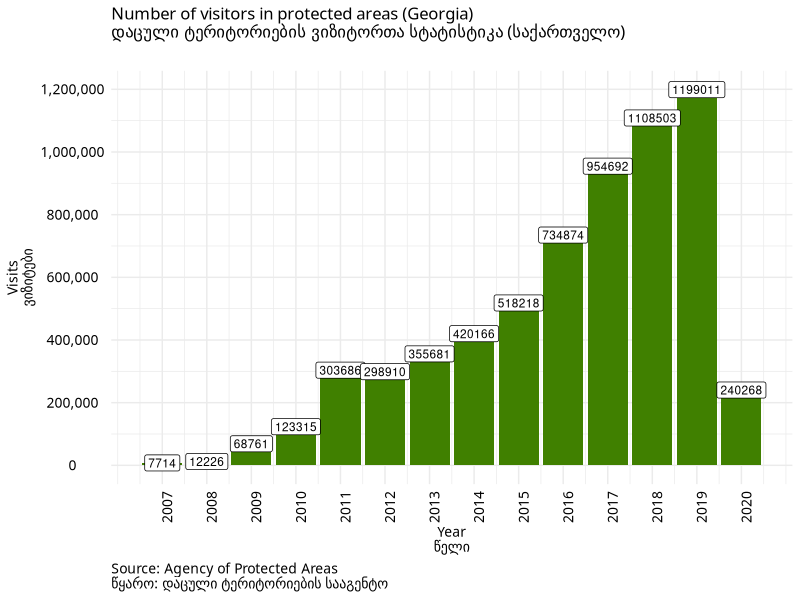

Generate this figure with R: (Note: this script raises an error after producing the figure.)
rm(list=ls())    # clear the workspace

#=== Temur Gugushvii === 
# Author https://temurgugushvili.ge/
# Data source https://apa.gov.ge/ge/statistika/vizitorta-statistika

#libraries

library(ggplot2)
library(tidyverse)

# import data

tg_pa_visitors <- readr::read_csv("data/pa_visitors.csv",
                                   col_types = cols(year = "n",
                                                    visits = "n",
                                                    pa = "c"))

#Prepare data for visualization (filter data)

tg_pa_visitors <- tg_pa_visitors %>% 
                  dplyr::filter(pa == "pa_total")


#Build the visualization 

tg_pa_visitors_diagram <- ggplot2::ggplot(tg_pa_visitors, aes(year, visits)) +
                          geom_col(fill = "#408000") +
                          geom_label(label = tg_pa_visitors$visits, size = 3)+
                          theme_minimal(base_family="Sylfaen")+
                          theme(axis.title.x = element_text(colour="black", size=10, hjust=0.5),
                                axis.title.y = element_text(colour="black", size=10, hjust=0.5),
                                axis.text.x=element_text(angle = 90, hjust=0.5, size=10, colour="black"),
                                axis.text.y=element_text(angle = 0, hjust=0.5, size=10, colour="black"),
                                plot.caption = element_text(size=10, colour="black", hjust=0),
                                plot.title=element_text(colour="black", size=12))+
                          labs(title = "Number of visitors in protected areas (Georgia)\nდაცული ტერიტორიების ვიზიტორთა სტატისტიკა (საქართველო)",
                               subtitle ="",
                               caption = "Source: Agency of Protected Areas \nწყარო: დაცული ტერიტორიების სააგენტო",
                               x = "Year\nწელი",
                               y = "Visits\nვიზიტები")+
                          scale_y_continuous(breaks=seq(0, 120000000, 200000), labels = scales::comma)+
                          scale_x_continuous(breaks=seq(2007, 2020, 1))

#Save the ggplot
ggsave("visualization/tg_pa_visitors_diagram.png", 
       plot = tg_pa_visitors_diagram,
       width = 10,
       height = 6) 
                 

